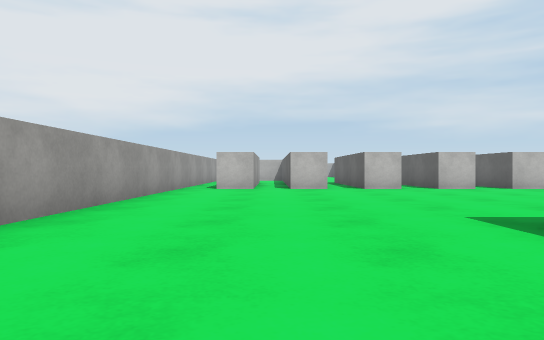
view 1 (above)

16 first-person views from a walk through a scene from a Unity 3-D project. The camera is 0.51 m above the floor, looks level and sees 70° across. The floor is counted in squares, 1 m on a side. Each view is taken from the middle of a square. On the plan, view 1 faces up. The plan holds only what a view shows up to about 9 squares ahead; the rest is blank. The place goes on beyond the plan. The player is left out. Surface patterns are stand-ins for the level's own textures.

view 2
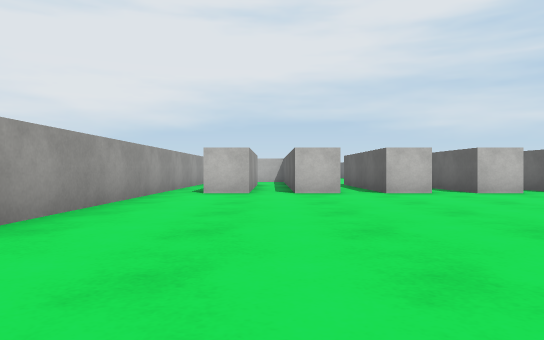

view 3
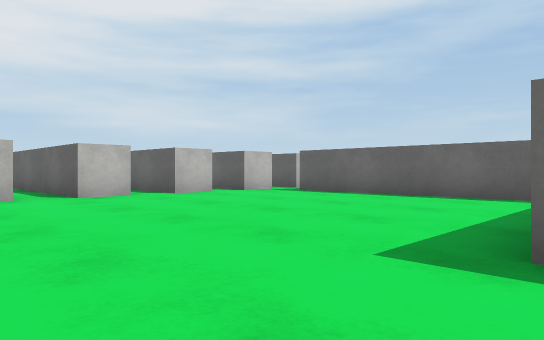

view 4
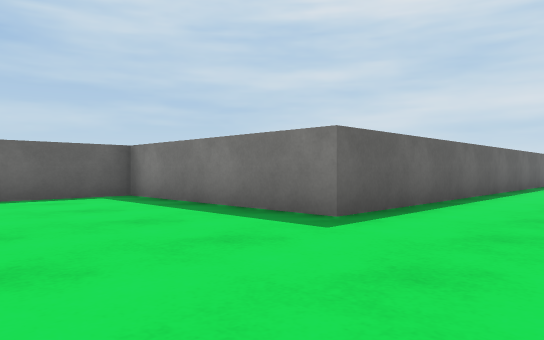

view 5
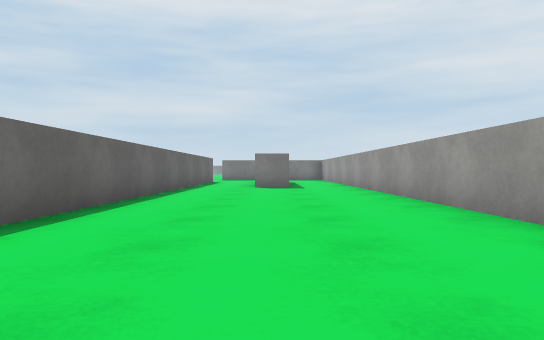

view 6
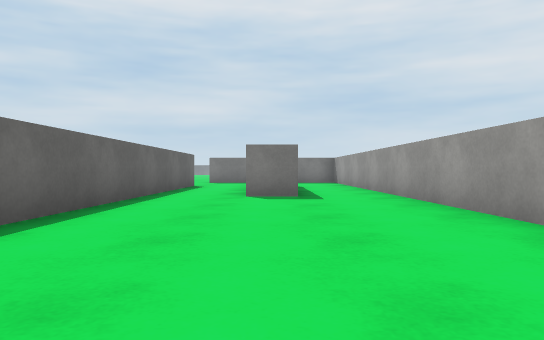

view 7
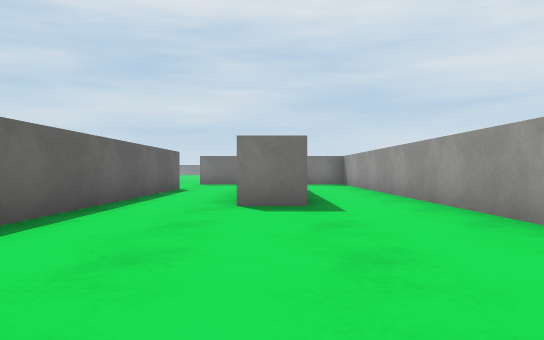

view 8
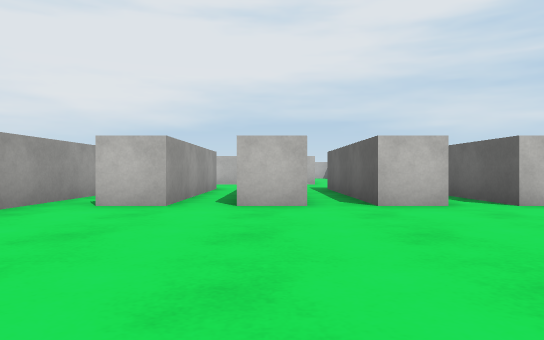

view 9
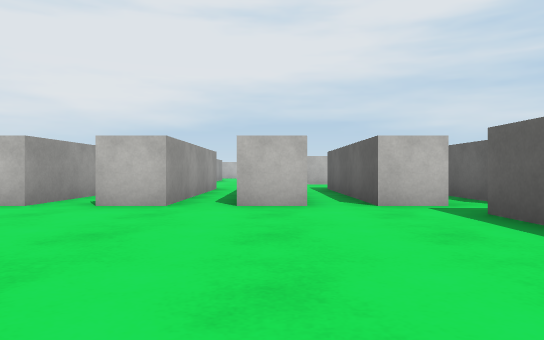

view 10
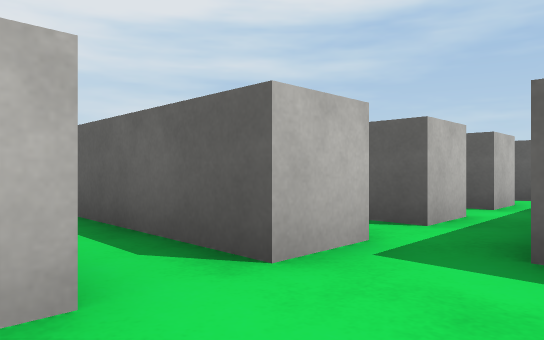

view 11
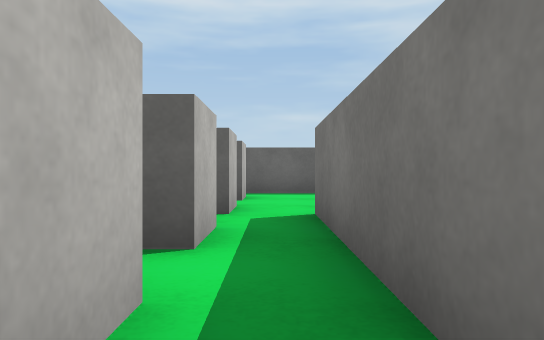

view 12
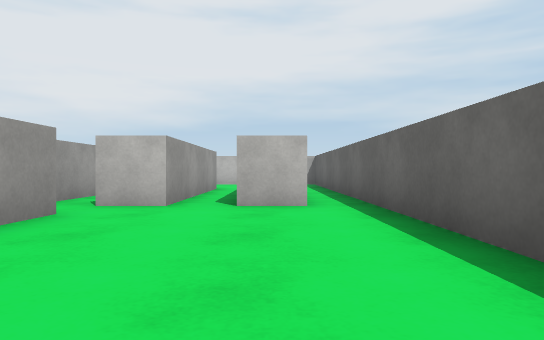

view 13
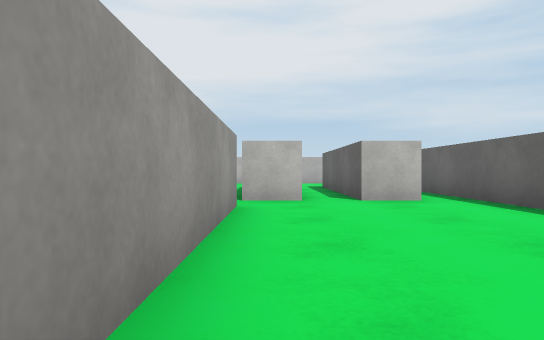

view 14
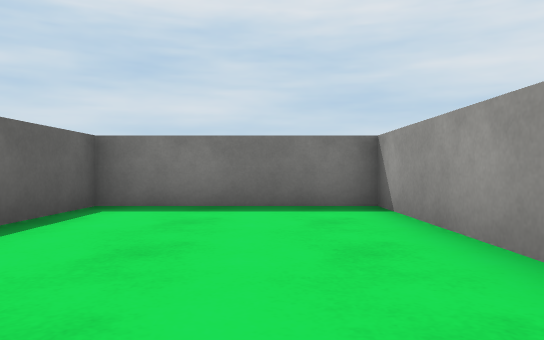

view 15
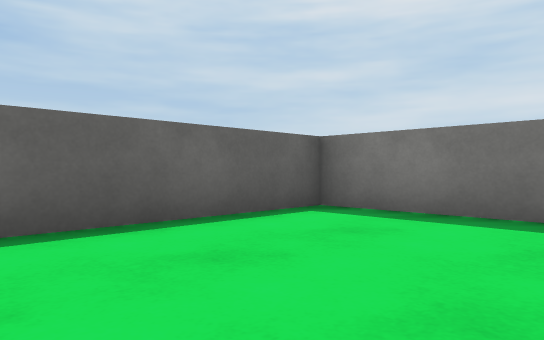

view 16
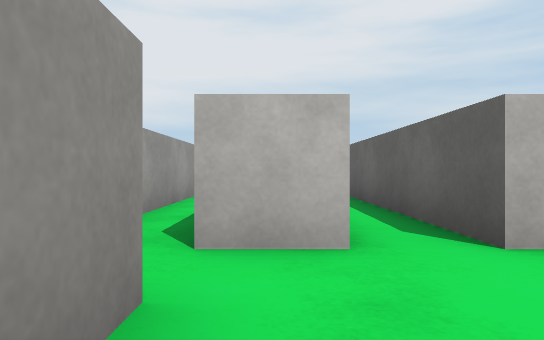

### Floor plan
Points are (right, up) in squares from view 1. A wall is a line through its corners. A room is listed if a view was taken in it or the views show most of it. See-through windows are left out.
Room 1 (views 1, 2, 3, 4, 5, 6, 7, 8, 9, 10)
walls: (-2.5, 1.5) (-2.5, -10); (-0.6, -6.5) (0.5, -6.5); (5.6, 10.5) (4.5, 10.5) (4.5, 12.8); (7.5, 10.5) (6.5, 10.5) (6.5, 14); (1.5, 12.8) (1.5, 10.5) (0.5, 10.5); (-2.5, 12.8) (-2.5, 3.5); (-0.5, 14) (-0.5, 10.5) (-1.5, 10.5); (2.5, -10) (2.5, 3.5) (7.5, 3.5) (7.5, 9.5); (3.5, 14) (3.5, 10.5) (2.5, 10.5) (2.5, 14)
ways out: opening at (8, 10) to room 2
Room 2 (view 11)
walls: (8.5, 10.5) (8.5, 12.8)
ways out: opening at (8, 10) to room 1; opening at (9, 10)
Room 3 (views 12, 13, 14, 15, 16)
walls: (15.6, 10.5) (14.5, 10.5) (14.5, 14.5); (12.5, 9.5) (12.5, 3.5) (16.5, 3.5) (16.5, 14); (13.5, 14) (13.5, 10.5) (12.5, 10.5)
ways out: opening at (12, 10) to room 4
Room 4 (no view inside)
walls: (11.5, 9.5) (12.5, 9.5); (11.5, 14.5) (11.5, 11.2)
ways out: opening at (12, 10) to room 3; opening at (11, 10)

Positions as (right, up) in squares from view 1, and headings:
1: (0, 0), facing up
2: (0, 2), facing up
3: (0, 3), facing up-right
4: (0, 7), facing down-right
5: (0, 5), facing down
6: (0, 1), facing down
7: (0, -1), facing down
8: (1, 5), facing up
9: (5, 5), facing up
10: (5, 9), facing up-right
11: (8, 10), facing right
12: (15, 5), facing up
13: (13, 4), facing up
14: (14, 9), facing down
15: (13, 8), facing down-right
16: (13, 8), facing up
